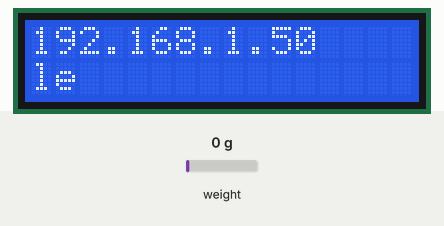
Simulated run of this sketch. Board: ESP32. On the bench: 16×2 character LCD. The inputs (shaded band) are chosen by the test bench; at power-on: weight on the scale 0 g. WiFi joins after 1.5 s; servers stay silent unless stated; what the sketch prints to the serial monitor is not drawn.

Above: at 2.7 s.
At 6.3 s:
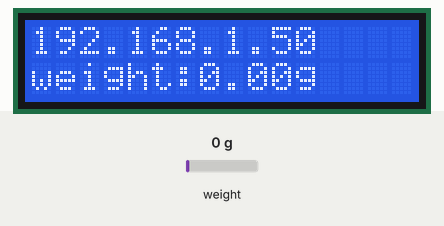
6.4 s: weight on the scale set to 100 g
At 7.5 s:
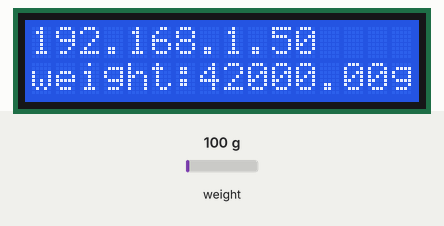
8.4 s: weight on the scale set to 1250 g
At 9.7 s:
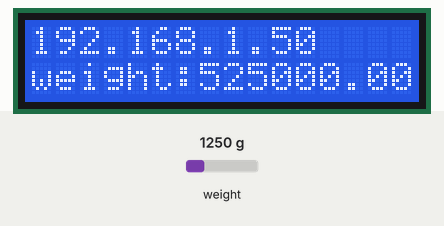
10.6 s: weight on the scale set to 2500 g
At 11.9 s:
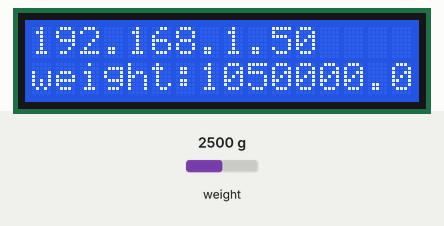
Timing chart, 0 to 13.6 s (numbered marks = the images above; inputs shaded):
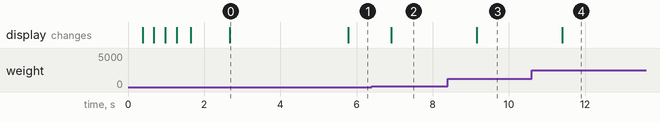

The sketch:

IotCoffeePot.ino
```cpp
/*
 This file is to watch and report the amount of coffee
 left in the coffee pot for every minute.
 */
#include <Energia.h>
#include <Wire.h>
#include <HX711.h>
#include <LiquidCrystal_I2C.h>
#include <WiFi.h>
#include <WiFiClient.h>


// This is for the scale HX711
#define DOUT  8 //PIN_62
#define CLK  30 //PIN_50
// The difference between POT_FULL and POT_EMPTY
// is the coffee weight
#define POT_FULL 8 //lbs
#define POT_EMPTY 4 //lbs

float calibration_factor = -7050; //-7050 worked for my 440lb max scale setup
//float calibration_factor = -209385; // This number worked for me
float pot_weight = 0;  // Initilize the pot weight

// your network name also called SSID
char ssid[] = "test";
// your network password
char password[] = "test";

// Create HX711 object by passing the pin used on the launchpad
HX711 scale(DOUT,CLK);
LiquidCrystal_I2C lcd(0x27,16,2);  // set the LCD address to 0x27 for a 20 chars and 4 line display

void setup() {
  //Initialize serial and wait for port to open:
  Serial.begin(115200);
  lcd.init();                      // initialize the lcd
  lcd.backlight();
  lcd.setCursor(0,0); // col,row
  // attempt to connect to Wifi network:
  Serial.print("Attempting to connect to Network named: ");
  // print the network name (SSID);
  lcd.print("SSID: ");
  Serial.println(ssid);
  lcd.print(ssid);
  lcd.home();
  // Connect to WPA/WPA2 network. Change this line if using open or WEP network:
  WiFi.begin(ssid, password);
  while ( WiFi.status() != WL_CONNECTED) {
    // print dots while we wait to connect
    Serial.print(".");
    lcd.print(".");
    delay(300);
  }

  Serial.println("\nYou're connected to the network");
  lcd.print("Connected");
  lcd.home();
  Serial.println("Waiting for an ip address");
  lcd.print("Wait for IP");
  lcd.home();
  while (WiFi.localIP() == INADDR_NONE) {
    // print dots while we wait for an ip addresss
    Serial.print(".");
    lcd.print(".");
    delay(300);
  }

  Serial.println("\nIP Address obtained");
  lcd.print("IP obtained!");
  lcd.home();
  // you're connected now, so print out the status
  printCurrentNet();
  printWifiData();

  // Scale initialization
  scale.set_scale();
  scale.tare(); //Reset the scale to 0
  lcd.print("Place 1000g on scale");
  lcd.home();
  delay(1000); // to calibrate place 1000g wheight on scale
  noInterrupts();
  float weight = scale.get_units(10);
  interrupts();
  scale.set_scale(weight/1000);
  //long zero_factor = scale.read_average(); //Get a baseline reading
  //Serial.print("Zero factor: "); //This can be used to remove the need to tare the scale. Useful in //permanent scale projects.
  //\\\\\Serial.println(zero_factor);
}

void loop() {
  // check the network connection once every 10 seconds:
  delay(1000);
  //printCurrentNet();
  noInterrupts();
  float weight = scale.get_units(1);
  interrupts();
  Serial.print(weight, 1);
  Serial.println();
  lcd.setCursor(0,1); // col,row
  lcd.print("weight:");
  lcd.print(weight);
  lcd.print("g");
  lcd.print("     "); // clear the row
  lcd.home();
}


void printWifiData() {
  // print your WiFi IP address:
  IPAddress ip = WiFi.localIP();
  Serial.print("IP Address: ");
  Serial.println(ip);
  Serial.println(ip);
  lcd.print(ip);
  lcd.print("          ");  // clear the row

  // print your MAC address:
  byte mac[6];
  WiFi.macAddress(mac);
  Serial.print("MAC address: ");
  Serial.print(mac[5], HEX);
  Serial.print(":");
  Serial.print(mac[4], HEX);
  Serial.print(":");
  Serial.print(mac[3], HEX);
  Serial.print(":");
  Serial.print(mac[2], HEX);
  Serial.print(":");
  Serial.print(mac[1], HEX);
  Serial.print(":");
  Serial.println(mac[0], HEX);

}

void printCurrentNet() {
  // print the SSID of the network you're attached to:
  Serial.print("SSID: ");
  Serial.println(WiFi.SSID());

  // print the MAC address of the router you're attached to:
  byte bssid[6];
  WiFi.BSSID(bssid);
  Serial.print("BSSID: ");
  Serial.print(bssid[5], HEX);
  Serial.print(":");
  Serial.print(bssid[4], HEX);
  Serial.print(":");
  Serial.print(bssid[3], HEX);
  Serial.print(":");
  Serial.print(bssid[2], HEX);
  Serial.print(":");
  Serial.print(bssid[1], HEX);
  Serial.print(":");
  Serial.println(bssid[0], HEX);

  // print the received signal strength:
  long rssi = WiFi.RSSI();
  Serial.print("signal strength (RSSI):");
  Serial.println(rssi);

  // print the encryption type:
  byte encryption = WiFi.encryptionType();
  Serial.print("Encryption Type:");
  Serial.println(encryption, HEX);
  Serial.println();
}
```

Measured:
- after the input at 6.4 s, the display: changes after 0.51 s (image 2)
- after the input at 8.4 s, the display: changes after 0.76 s (image 3)
- after the input at 10.6 s, the display: changes after 0.81 s (image 4)
- what the display in image 0 shows lasts 3.1 s, from 2.7 s to 5.8 s
